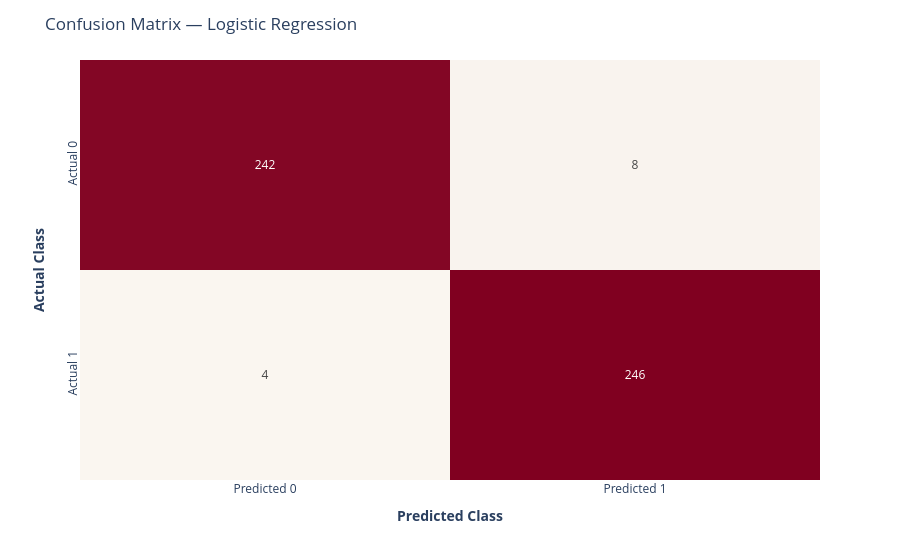

This figure's notebook cell:
### Markdown cell above
### Confusion Matrix Heatmap

The heatmap displays classification outcomes for one selected model–task pair. Cell annotations show the exact number of true negatives, false positives, false negatives, and true positives.

### Code cell
def create_confusion_heatmap(model_id, task_id):
    row = confusion_df[
        (confusion_df["Model ID"] == model_id) &
        (confusion_df["Task ID"] == task_id)
    ].iloc[0]

    matrix = np.array([
        [row["TN"], row["FP"]],
        [row["FN"], row["TP"]],
    ])

    fig = px.imshow(
        matrix,
        x=["Predicted 0", "Predicted 1"],
        y=["Actual 0", "Actual 1"],
        text_auto=True,
        color_continuous_scale=[
            [0.0, "#FAF6F0"],   # Very light off-white cream
            [0.5, "#D8A7AD"],   # Light burgundy transition
            [1.0, "#800020"],   # Burgundy
        ],
        aspect="auto",
    )

    fig.update_layout(
    title=f"Confusion Matrix — {model_id} ",

    xaxis=dict(
        title=dict(
            text="<b>Predicted Class</b>"
        )
    ),

    yaxis=dict(
        title=dict(
            text="<b>Actual Class</b>"
        ),
        tickangle=-90
    ),

    coloraxis_showscale=False,
    template="plotly_white",
    paper_bgcolor="white",
    plot_bgcolor="white",
    )

    return fig


create_confusion_heatmap(
    "Logistic Regression",
    "Task_01"
).show()

### Figure 1 — Plotly figure (JSON) as saved in the notebook; plotly's stock layout.template omitted (floating-point values rounded to 4 significant figures)
{"data": [{"coloraxis": "coloraxis", "hovertemplate": "x: %{x}<br>y: %{y}<br>color: %{z}<extra></extra>", "name": "0", "texttemplate": "%{z}", "type": "heatmap", "x": ["Predicted 0", "Predicted 1"], "xaxis": "x", "y": ["Actual 0", "Actual 1"], "yaxis": "y", "z": [[242, 8], [4, 246]]}], "layout": {"coloraxis": {"colorscale": [[0, "#FAF6F0"], [0.5, "#D8A7AD"], [1, "#800020"]], "showscale": false}, "margin": {"t": 60}, "paper_bgcolor": "white", "plot_bgcolor": "white", "title": {"text": "Confusion Matrix — Logistic Regression "}, "xaxis": {"anchor": "y", "domain": [0, 1], "title": {"text": "<b>Predicted Class</b>"}}, "yaxis": {"anchor": "x", "autorange": "reversed", "domain": [0, 1], "tickangle": -90, "title": {"text": "<b>Actual Class</b>"}}}}
